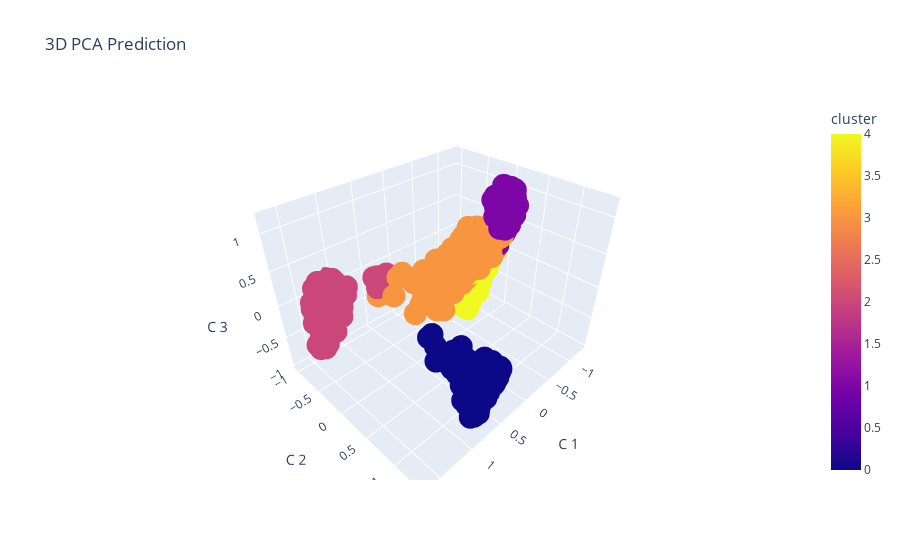

Notebook source saved alongside this figure:
### Code cell
plot3d(dfpca_kmeans3, "3D PCA Prediction", 'cluster')

### Figure 1 — Plotly figure (JSON) as saved in the notebook; plotly's stock layout.template omitted (floating-point values rounded to 4 significant figures; data arrays with more than 128 entries replaced by an {"elided": "..."} marker saying what was removed)
{"data": [{"hovertemplate": "C 1=%{x}<br>C 2=%{y}<br>C 3=%{z}<br>cluster=%{marker.color}<extra></extra>", "legendgroup": "", "marker": {"color": {"elided": "1725 int values"}, "coloraxis": "coloraxis", "symbol": "circle"}, "mode": "markers", "name": "", "scene": "scene", "showlegend": false, "type": "scatter3d", "x": {"elided": "1725 float values"}, "y": {"elided": "1725 float values"}, "z": {"elided": "1725 float values"}}], "layout": {"coloraxis": {"colorbar": {"title": {"text": "cluster"}}, "colorscale": [[0, "#0d0887"], [0.1111, "#46039f"], [0.2222, "#7201a8"], [0.3333, "#9c179e"], [0.4444, "#bd3786"], [0.5556, "#d8576b"], [0.6667, "#ed7953"], [0.7778, "#fb9f3a"], [0.8889, "#fdca26"], [1, "#f0f921"]]}, "legend": {"tracegroupgap": 0}, "scene": {"domain": {"x": [0, 1], "y": [0, 1]}, "xaxis": {"title": {"text": "C 1"}}, "yaxis": {"title": {"text": "C 2"}}, "zaxis": {"title": {"text": "C 3"}}}, "title": {"text": "3D PCA Prediction"}}}
